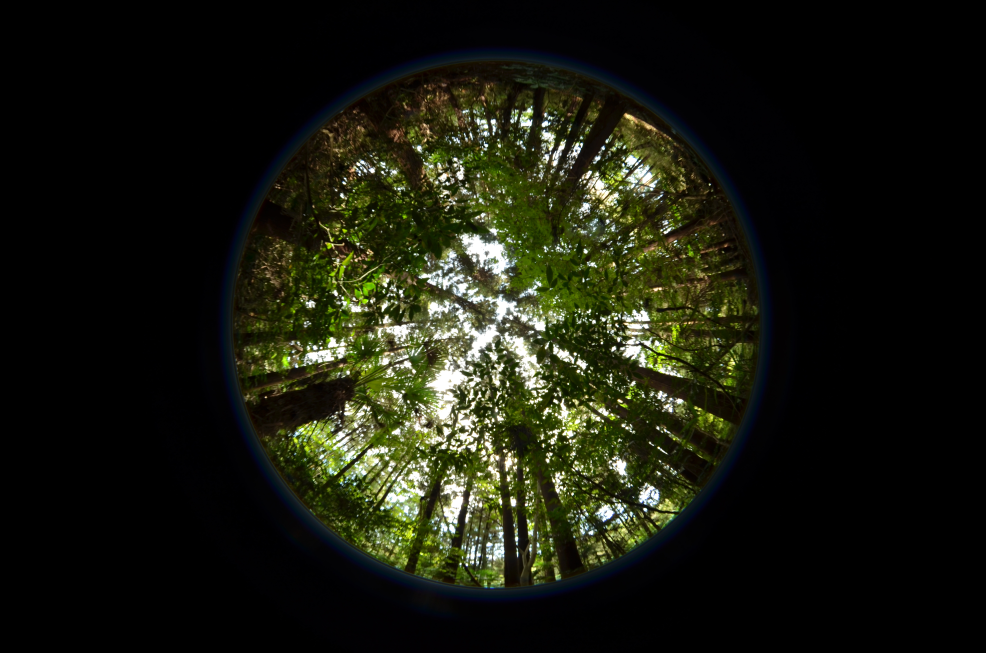
#> input picture img/DSC_0008.jpg, 4928 x 3264 px, found by its file name (shown at 1/5 size)
$ python Sky_Stem_Leaf.py
#> lines starting #> are read from the running program, lines starting #| are printed output that depends on the picture
#!/usr/bin/enb python3
# -*- coding: utf-8 -*-
# Zenith.py: 天頂角を検討するためのコード
# %%
import numpy as np
from matplotlib import pyplot as plt
import pandas as pd
import cv2
from tqdm import tqdm
import warnings;warnings.simplefilter('ignore')

# %%

def Sky_Stem_Leaf(WSI_path=None, Stem_path=None, out_csv_path='./output_ssl.csv', WSI_threshold=100, circle_dir_path='./circle', plot=False, dpi=400):
    """マスキング済み全天画像から各開空度における、空・幹・葉の割合を求める

    Args:
        WSI_path (path, str): 全天カメラ画像のパス (元画像・二値化画像のどちらでも可)
        Stem_path (path, str):  マスキング済み3バンド画像のパス (背景を白で作成すること)
        out_csv_path (path, str):出力csvファイルパス Defaults to './output_ssl.csv'.
        WSI_threshold (float): 全天画像の閾値 Defaults to 100. 'binary'と入力すると，全天画像に二値化画像を登録できる．
        circle_dir_path (str, optional): 各開空度の見本画像 (背景を白で作成すること). Defaults to './circle'.
        plot(bool): 画像を出力するかどうか
        dpi (int): 画像解像度 (400くらいが妥当)

    Returns:
        Pandas.DataFrame: 各開空度における空隙率
    """
#> called with WSI_path = '../DSC_0008.jpg', Stem_path = '../stem.jpg', out_csv_path = '../天頂角別3要素.csv', WSI_threshold = 100, circle_dir_path = '../circle/', plot = True, dpi = 400

    wsi_img  = cv2.imread(WSI_path )  # 全天画像
#> wsi_img is the input picture: shape (3264, 4928, 3); mean B, G, R 15.1, 27.1, 25.1
    wsi_img  = np.nanmean(wsi_img, axis=2) if wsi_img.ndim==3 else wsi_img
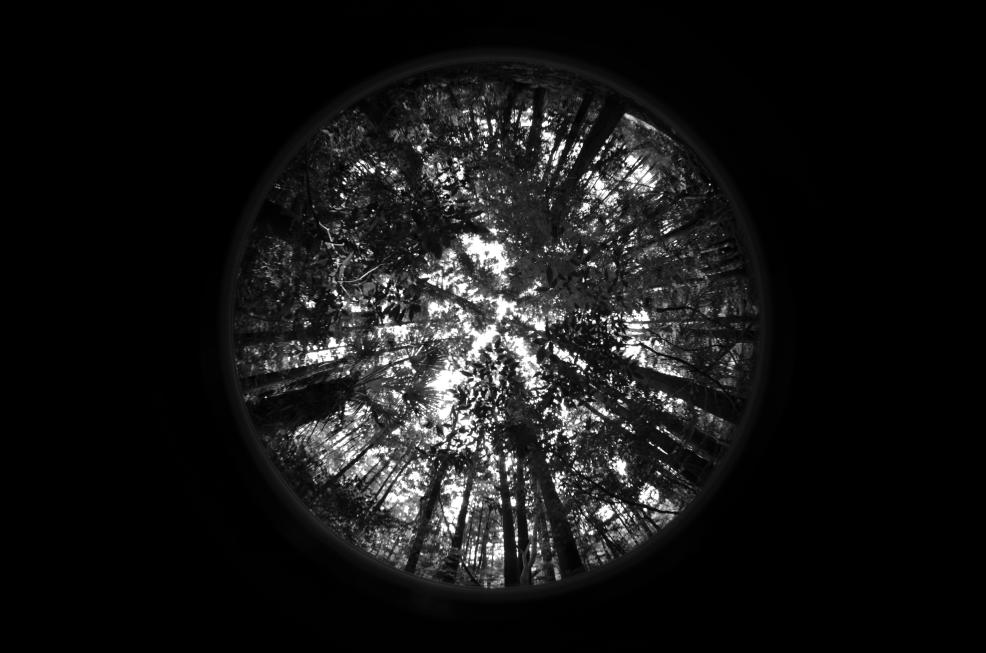
#> wsi_img: shape (3264, 4928) float64 (shown at 1/5 size); min 0, max 255, mean 22.5

    stem_img = cv2.imread(Stem_path)  # 幹のマスキング画像
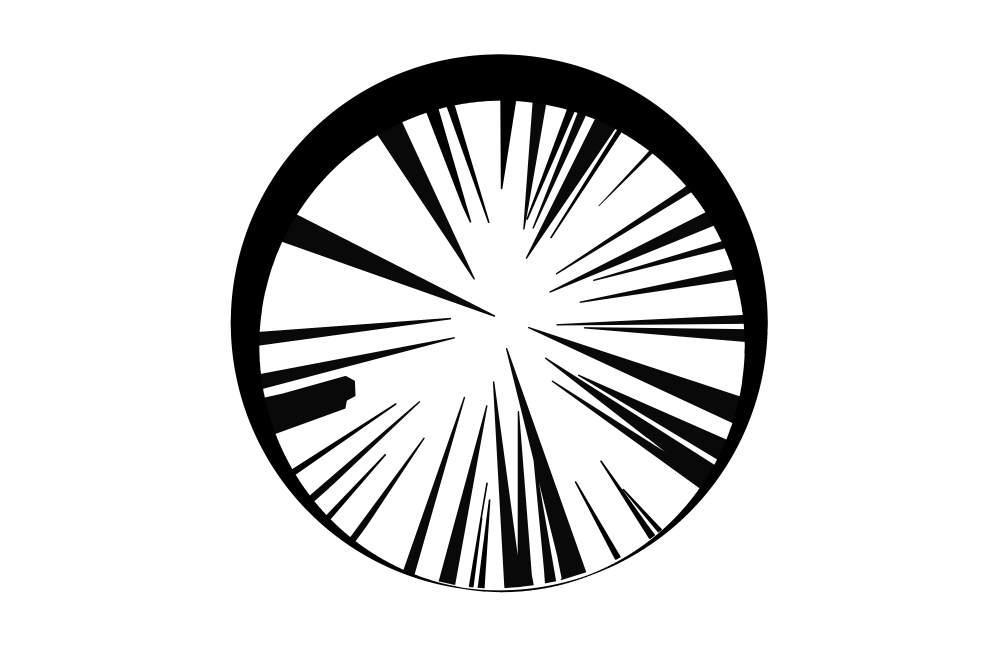
#> input picture img/stem.jpg, 4928 x 3264 px, found by its file name (shown at 1/5 size)
#> stem_img is the input picture: shape (3264, 4928, 3); min 0, max 255, mean 221.2
    stem_img = np.nanmean(stem_img, axis=2)
#> stem_img: shape (3264, 4928) float64

    out_df = pd.DataFrame()
    for angle in tqdm(range(10, 180+1, 10)):
#> (the run stopped early here; a loop or call above may not have finished)
